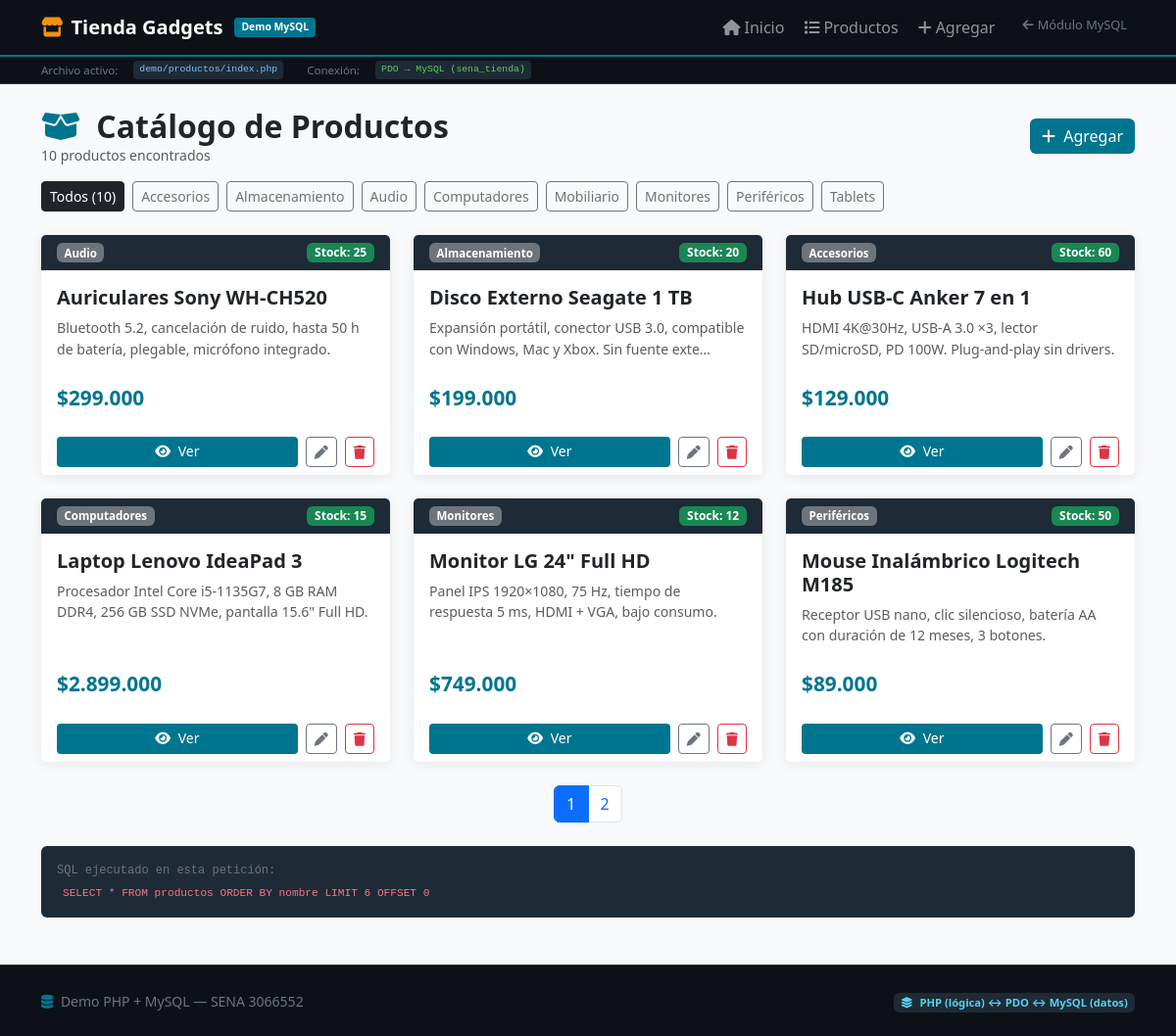
The app's page /productos/index.php with its own data.
### tables this page shows
CREATE TABLE productos (
    id          INT           AUTO_INCREMENT PRIMARY KEY,
    nombre      VARCHAR(100)  NOT NULL,
    descripcion TEXT,
    precio      DECIMAL(10,2) NOT NULL DEFAULT 0.00,
    categoria   VARCHAR(50)   NOT NULL,
    stock       INT           NOT NULL DEFAULT 0,
    activo      TINYINT(1)    NOT NULL DEFAULT 1,
    creado_en   DATETIME      NOT NULL DEFAULT CURRENT_TIMESTAMP
);

### productos/index.php (the view, shortened to what this page needs)
<?php
$titulo        = 'Catálogo de Productos';
$nivel         = 2;
$archivoActual = 'demo/productos/index.php';
$categoriaFiltro = $_GET['cat'] ?? '';
$pagina          = max(1, (int)($_GET['p'] ?? 1));
$porPagina       = 6;
$offset          = ($pagina - 1) * $porPagina;
$error    = null;
$productos = [];
$total    = 0;
$categorias = [];
try {
    $pdo = DB::conectar();
    $categorias = $pdo
        ->query('SELECT DISTINCT categoria FROM productos ORDER BY categoria')
        ->fetchAll(PDO::FETCH_COLUMN);
    if ($categoriaFiltro) {
        $stmtCount = $pdo->prepare('SELECT COUNT(*) FROM productos WHERE categoria = ?');
        $stmtCount->execute([$categoriaFiltro]);
    } else {
        $stmtCount = $pdo->query('SELECT COUNT(*) FROM productos');
    }
    $total   = $stmtCount->fetchColumn();
    $paginas = (int)ceil($total / $porPagina);
    if ($categoriaFiltro) {
        $stmt = $pdo->prepare(
            'SELECT * FROM productos
              WHERE categoria = ?
              ORDER BY nombre
              LIMIT ? OFFSET ?'
        );
        $stmt->bindValue(1, $categoriaFiltro, PDO::PARAM_STR);
        $stmt->bindValue(2, $porPagina,       PDO::PARAM_INT);
        $stmt->bindValue(3, $offset,          PDO::PARAM_INT);
        $stmt->execute();
    } else {
        $stmt = $pdo->prepare('SELECT * FROM productos ORDER BY nombre LIMIT ? OFFSET ?');
        $stmt->bindValue(1, $porPagina, PDO::PARAM_INT);
        $stmt->bindValue(2, $offset,    PDO::PARAM_INT);
        $stmt->execute();
    }
    $productos = $stmt->fetchAll();
} catch (PDOException $e) {
    $error = 'Error al consultar la base de datos.';
}
require_once __DIR__ . '/../includes/header.php';
?>
<div class="d-flex justify-content-between align-items-center mb-3">
  <div>
    <h2 class="fw-bold mb-0">
      <i class="fas fa-box-open me-2" style="color:var(--db)"></i>
      <?= htmlspecialchars($titulo) ?>
    </h2>
    <p class="text-muted mb-0 small">
      <?= $total ?> producto<?= $total !== 1 ? 's' : '' ?> encontrado<?= $total !== 1 ? 's' : '' ?>
    </p>
  </div>
  <a href="crear.php" class="btn btn-db">
    <i class="fas fa-plus me-1"></i> Agregar
  </a>
</div>
<?php if ($error): ?>
  <div class="alert alert-danger"><?= htmlspecialchars($error) ?></div>
<?php else: ?>
<div class="mb-4 d-flex gap-2 flex-wrap">
  <a href="index.php"
     class="btn btn-sm <?= $categoriaFiltro === '' ? 'btn-dark' : 'btn-outline-secondary' ?>">
    Todos (<?= $total ?>)
  </a>
  <?php foreach ($categorias as $cat): ?>
  <a href="?cat=<?= urlencode($cat) ?>"
     class="btn btn-sm <?= $categoriaFiltro === $cat ? 'btn-dark' : 'btn-outline-secondary' ?>">
    <?= htmlspecialchars($cat) ?>
  </a>
  <?php endforeach; ?>
</div>
<?php if (empty($productos)): ?>
  <div class="alert alert-warning">No hay productos en esta categoría.</div>
<?php else: ?>
<div class="row g-4">
  <?php foreach ($productos as $p): ?>
  <div class="col-sm-6 col-lg-4">
    <div class="card h-100">
      <div class="card-header d-flex justify-content-between align-items-center py-2"
           style="background:#1e2a35; border-bottom:none">
        <span class="badge badge-cat bg-secondary"><?= htmlspecialchars($p['categoria']) ?></span>
        <span class="badge <?= $p['stock'] > 0 ? 'bg-success' : 'bg-danger' ?>">
          <?= $p['stock'] > 0 ? 'Stock: ' . (int)$p['stock'] : 'Agotado' ?>
        </span>
      </div>
      <div class="card-body d-flex flex-column">
        <h5 class="card-title fw-bold"><?= htmlspecialchars($p['nombre']) ?></h5>
        <p class="card-text text-muted flex-grow-1" style="font-size:.88rem">
          <?= htmlspecialchars(mb_strimwidth($p['descripcion'] ?? '', 0, 90, '…')) ?>
        </p>
        <div class="precio mt-2">$<?= number_format($p['precio'], 0, ',', '.') ?></div>
      </div>
      <div class="card-footer bg-white border-top-0 d-flex gap-2">
        <a href="ver.php?id=<?= (int)$p['id'] ?>" class="btn btn-db btn-sm flex-grow-1">
          <i class="fas fa-eye me-1"></i> Ver
        </a>
        <a href="editar.php?id=<?= (int)$p['id'] ?>" class="btn btn-outline-secondary btn-sm">
          <i class="fas fa-pen"></i>
        </a>
        <a href="eliminar.php?id=<?= (int)$p['id'] ?>" class="btn btn-outline-danger btn-sm">
          <i class="fas fa-trash"></i>
        </a>
      </div>
    </div>
  </div>
  <?php endforeach; ?>
</div>
<?php if ($paginas > 1): ?>
<nav class="mt-4">
  <ul class="pagination justify-content-center">
    <?php for ($i = 1; $i <= $paginas; $i++): ?>
    <li class="page-item <?= $i === $pagina ? 'active' : '' ?>">
      <a class="page-link"
         href="?cat=<?= urlencode($categoriaFiltro) ?>&p=<?= $i ?>">
        <?= $i ?>
      </a>
    </li>
    <?php endfor; ?>
  </ul>
</nav>
<?php endif; ?>
<?php endif; ?>
<?php endif; ?>
<div class="mt-4 alert-code p-3 rounded">
  <div class="text-secondary mb-1" style="font-size:.75rem">SQL ejecutado en esta petición:</div>
<?php if ($categoriaFiltro): ?>
  <code style="color:#f97583">SELECT * FROM productos WHERE categoria = <span style="color:#f0a356">'<?= htmlspecialchars($categoriaFiltro) ?>'</span> ORDER BY nombre LIMIT <?= $porPagina ?> OFFSET <?= $offset ?></code>
<?php else: ?>
  <code style="color:#f97583">SELECT * FROM productos ORDER BY nombre LIMIT <?= $porPagina ?> OFFSET <?= $offset ?></code>
<?php endif; ?>
</div>
<?php require_once __DIR__ . '/../includes/footer.php'; ?>

### includes/header.php (shortened to what this page needs)
<!DOCTYPE html>
<html lang="es">
<head>
  <link href="https://cdn.jsdelivr.net/npm/bootstrap@5.3.3/dist/css/bootstrap.min.css" rel="stylesheet">
  <link href="https://cdnjs.cloudflare.com/ajax/libs/font-awesome/6.5.0/css/all.min.css" rel="stylesheet">
</head>
<body>
<nav class="navbar navbar-expand-lg navbar-dark">
  <div class="container">
    <a class="navbar-brand fw-bold d-flex align-items-center gap-2" href="<?= str_repeat('../', $nivel ?? 1) ?>index.php">
      <i class="fas fa-store" style="color:var(--db2)"></i>
      Tienda Gadgets
      <span class="badge-layer ms-1">Demo MySQL</span>
    </a>
    <div class="collapse navbar-collapse" id="nav">
      <ul class="navbar-nav ms-auto gap-1">
        <li class="nav-item">
          <a class="nav-link" href="<?= str_repeat('../', $nivel ?? 1) ?>index.php">
            <i class="fas fa-home me-1"></i>Inicio
          </a>
        </li>
        <li class="nav-item">
          <a class="nav-link" href="<?= str_repeat('../', $nivel ?? 1) ?>productos/index.php">
            <i class="fas fa-list me-1"></i>Productos
          </a>
        </li>
        <li class="nav-item">
          <a class="nav-link" href="<?= str_repeat('../', $nivel ?? 1) ?>productos/crear.php">
            <i class="fas fa-plus me-1"></i>Agregar
          </a>
        </li>
        <li class="nav-item ms-2">
          <a class="nav-link text-secondary" href="../../index.html" style="font-size:.8rem">
            <i class="fas fa-arrow-left me-1"></i>Módulo MySQL
          </a>
        </li>
      </ul>
    </div>
  </div>
</nav>
<div style="background:#0d1117; border-bottom:1px solid #30363d; font-size:.72rem; padding:4px 0">
  <div class="container d-flex gap-3 align-items-center">
    <span class="text-secondary">Archivo activo:</span>
    <code style="color:#79c0ff"><?= htmlspecialchars($archivoActual ?? '?') ?></code>
    <span class="text-secondary ms-2">Conexión:</span>
    <code style="color:#56d157">PDO → MySQL (sena_tienda)</code>
  </div>
</div>
<main class="container my-4">

### includes/footer.php (shortened to what this page needs)
</main>
<footer class="mt-5 py-4" style="background:#0d1117; border-top:1px solid #30363d">
  <div class="container">
    <div class="row align-items-center">
      <div class="col-md-6">
        <span class="text-secondary small">
          <i class="fas fa-database me-1" style="color:var(--db)"></i>
          Demo PHP + MySQL — SENA 3066552
        </span>
      </div>
      <div class="col-md-6 text-md-end">
        <span class="badge" style="background:#1e2a35; color:#56d1f0; font-size:.7rem">
          <i class="fas fa-layer-group me-1"></i>
          PHP (lógica) ↔ PDO ↔ MySQL (datos)
        </span>
      </div>
    </div>
  </div>
</footer>
</body>
</html>

### includes/header.php (style rules this page uses)
:root { --db: #00758f; --db2: #f29111; }
body { background: #f8f9fa; }
.navbar { background: #0d1117 !important; border-bottom: 2px solid var(--db); }
.navbar-brand .badge-layer { background: var(--db); font-size: .65rem; padding: 2px 7px; border-radius: 4px; }
.card { border: none; box-shadow: 0 2px 12px rgba(0,0,0,.08); }
.btn-db { background: var(--db); color: #fff; border: none; }
.badge-cat { font-size: .72rem; }
.precio { font-size: 1.3rem; font-weight: 700; color: var(--db); }
code { background: #1e2a35; color: #79c0ff; padding: 2px 6px; border-radius: 4px; font-size: .85em; }
.alert-code { background: #1e2a35; color: #e6edf3; border-radius: 8px; font-family: monospace; font-size: .82rem; }

### records on screen
productos: categoria "Audio", stock "25", nombre "Auriculares Sony WH-CH520", descripcion "Bluetooth 5.2, cancelación de ruido, hasta 50 h de batería, plegable, micrófono integrado.", precio "299.000"
productos: categoria "Almacenamiento", stock "20", nombre "Disco Externo Seagate 1 TB", descripcion "Expansión portátil, conector USB 3.0, compatible con Windows, Mac y Xbox. Sin fuente exte…", precio "199.000"
productos: categoria "Accesorios", stock "60", nombre "Hub USB-C Anker 7 en 1", descripcion "HDMI 4K@30Hz, USB-A 3.0 ×3, lector SD/microSD, PD 100W. Plug-and-play sin drivers.", precio "129.000"
productos: categoria "Computadores", stock "15", nombre "Laptop Lenovo IdeaPad 3", descripcion "Procesador Intel Core i5-1135G7, 8 GB RAM DDR4, 256 GB SSD NVMe, pantalla 15.6\" Full HD.", precio "2.899.000"
productos: categoria "Monitores", stock "12", nombre "Monitor LG 24\" Full HD", descripcion "Panel IPS 1920×1080, 75 Hz, tiempo de respuesta 5 ms, HDMI + VGA, bajo consumo.", precio "749.000"
productos: categoria "Periféricos", stock "50", nombre "Mouse Inalámbrico Logitech M185", descripcion "Receptor USB nano, clic silencioso, batería AA con duración de 12 meses, 3 botones.", precio "89.000"

### other values on screen
$archivoActual "demo/productos/index.php"
$titulo "Catálogo de Productos"
$total "10"
$cat "Accesorios"
$cat "Almacenamiento"
$cat "Audio"
$cat "Computadores"
$cat "Mobiliario"
$cat "Monitores"
$cat "Periféricos"
$cat "Tablets"
$porPagina "6"
$offset "0"
